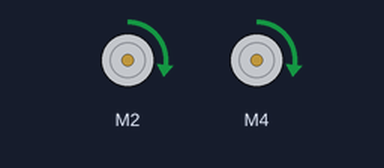
Recording of a sketch running on a simulated Arduino Uno, built with avr-gcc and run on an emulated ATmega328P. On the bench: 2 × DC motor (green arrow = forward, orange = backward, longer = faster).

Above: at 0.1 s.
Timing chart, 0 to 1.6 s (numbered marks = the images above):
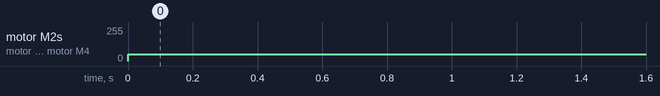

The sketch:

test_motor.ino
```cpp
#include <Adafruit_MotorShield.h>

Adafruit_MotorShield AFMS = Adafruit_MotorShield();

// Define which ports are used for motors
Adafruit_DCMotor *motor1 = AFMS.getMotor(2);
Adafruit_DCMotor *motor2 = AFMS.getMotor(4);

void setup() {
  Serial.begin(9600);
  AFMS.begin();  // create with the default frequency 1.6KHz

  // Set speed & Direction for motors
  motor1->setSpeed(50);
  motor2->setSpeed(50);
}

void loop() {
   motor1->run(FORWARD);
   motor2->run(FORWARD);

}
```

Measured:
- by itself, motor M2, motor M4: stopped → forward 50/255 at 0.00 s
